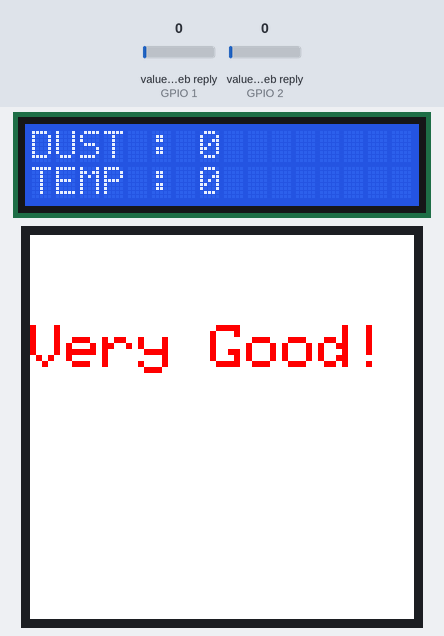
This sketch was run on a simulated ESP8266 (NodeMCU). Parts: 16×2 character LCD, 128×128 colour display. The inputs (shaded band) are chosen by the test bench; at power-on: value in the web reply (sensors on GPIO 1, GPIO 2) 0. WiFi joins after 1.5 s; servers stay silent unless stated; web services answer with replies made up by the test bench; what the sketch prints to the serial monitor is not drawn.

Above: at 1.5 s.
1.6 s: value in the web reply (sensor on GPIO 1) set to 50
At 3.7 s:
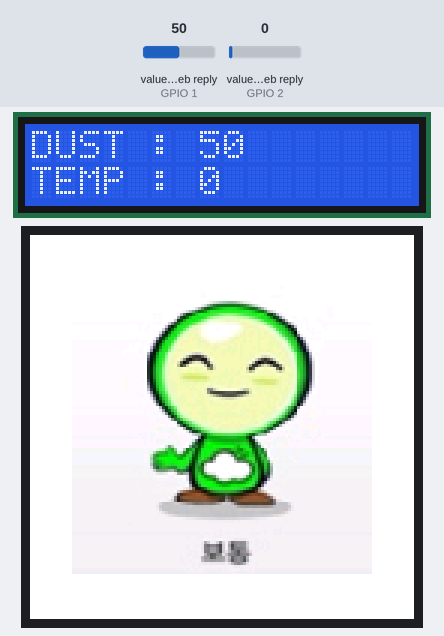
4.0 s: value in the web reply (sensor on GPIO 2) set to 2
At 5.5 s:
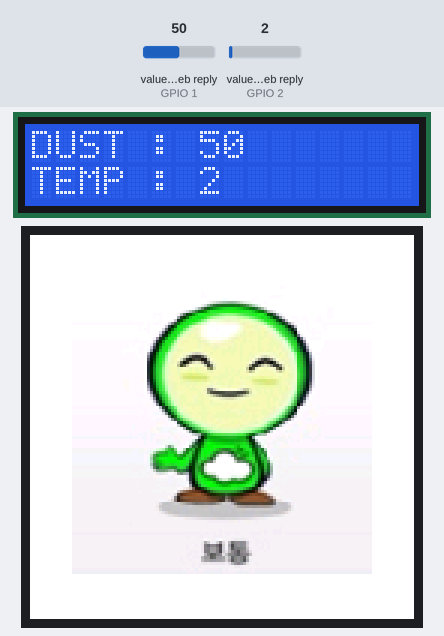
6.2 s: value in the web reply (sensor on GPIO 1) set to 33
At 7.5 s:
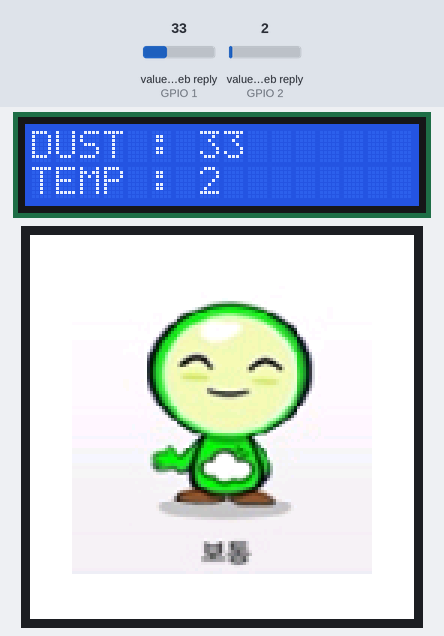
8.5 s: value in the web reply (sensor on GPIO 1) set to 29
At 10.3 s:
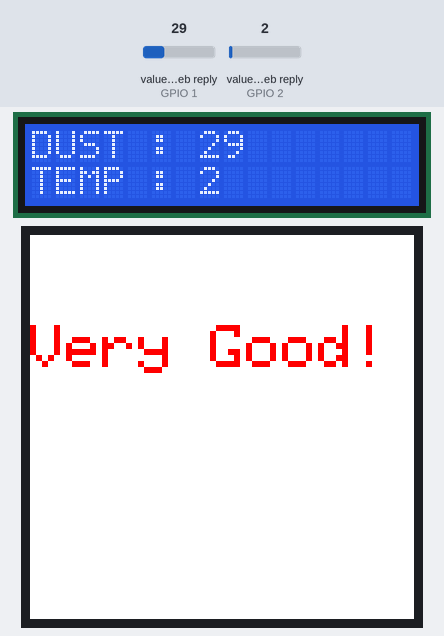
10.9 s: value in the web reply (sensor on GPIO 2) set to 25
At 12.1 s:
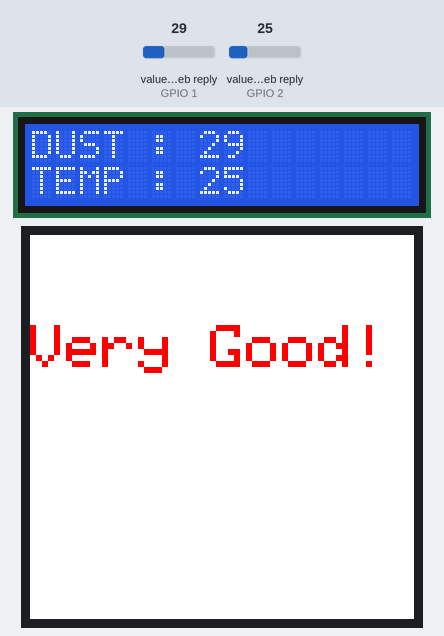
Timing chart, 0 to 13.9 s (numbered marks = the images above; inputs shaded):
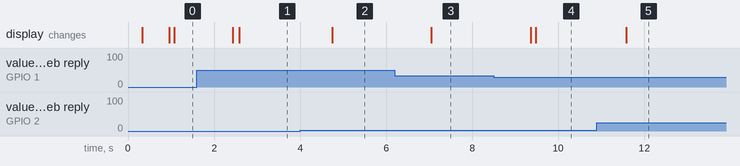

The sketch:

Center.ino
```cpp
#include "ThingSpeak.h" //클라우드 연동 include
#include <Wire.h>
#include <LiquidCrystal_I2C.h> //I2C LCD
#include "image.h" //bmp이미지를 image.h에 배열로 저장해놓고 include함
#include <Adafruit_GFX.h>    // 그래픽 라이브러리
#include <Adafruit_ST7735.h> // 이미지 불러오기위한 라이브러리
#include <SPI.h>

#define TFT_CS     15 //TFT방식 LCD사용하기 위한 변수 선언
#define TFT_RST    2
#define TFT_DC     0

#if defined(ARDUINO_AVR_YUN)
#include "YunClient.h"
YunClient client;
#else
#if defined(USE_WIFI101_SHIELD) || defined(ARDUINO_SAMD_MKR1000) || defined(ARDUINO_ARCH_ESP8266) || defined(ARDUINO_ARCH_ESP32)
// Use WiFi
#ifdef ARDUINO_ARCH_ESP8266
#include <ESP8266WiFi.h>
#elif defined(ARDUINO_ARCH_ESP32)
#include <WiFi.h>
#else
#include <SPI.h>
#include <WiFi101.h>
#endif
char *ssid = "AndroidHotspot2750";    //  사용하고자 하는 와이파이 이름
char *pass = "---password---";   // 와이파이 비밀번호 이름
int status = WL_IDLE_STATUS;
WiFiClient  client;
#elif defined(USE_ETHERNET_SHIELD)
// Use wired ethernet shield
#include <SPI.h>
#include <Ethernet.h>
byte mac[] = { 0xDE, 0xAD, 0xBE, 0xEF, 0xFE, 0xED};
EthernetClient client;
#endif
#endif

unsigned long myChannelNumber = 499591; //thigspeak 채널 번호
unsigned long youChannelNumber = 500008;

String voice = "";
String voice2;

LiquidCrystal_I2C lcd(0x3F, 16, 2); // 0x27 or 0x3F
Adafruit_ST7735 tft = Adafruit_ST7735(TFT_CS, TFT_DC, TFT_RST);

void setup() {

  Serial.begin(9600);
  delay(100);
#ifdef ARDUINO_AVR_YUN
  Bridge.begin();
#else
#if defined(ARDUINO_ARCH_ESP8266) || defined(USE_WIFI101_SHIELD) || defined(ARDUINO_SAMD_MKR1000) || defined(ARDUINO_ARCH_ESP32)
  WiFi.begin(ssid, pass);
#else
  Ethernet.begin(mac);
#endif
#endif

  ThingSpeak.begin(client);
  lcd.init(); // initialize the lcd
  lcd.backlight();
  tft.initR(INITR_144GREENTAB);
  tft.setTextWrap(false);
  tft.fillScreen(ST7735_WHITE);
}

void loop() {
  String voice;
  char cmd;
  if (Serial.available()) { //블루투스 통신이 들어오면
    int num = Serial.available(); // 전체길이를 num에 저장한다
    for (int i = 0; i < num; i++) {// 저장후 전체길이만큼 반복한다
      delay(10);
      cmd = (char)Serial.read(); //한바이트씩 cmd에 저장한다
      if (cmd == NULL) {
        break; //cmd값이 NULL일경우 루프문을 빠져나간다
      }
      voice += cmd; //한글값은 1바이트가 아니므로 voice에 cmd값을 추가적으로 더한다
    }
    voice2 = voice;
  }

  Serial.print(voice2);
  if (voice2 == "105호") { //스마트폰을통한 음성인식이 105호 일때
    int dust105 = ThingSpeak.readFloatField(youChannelNumber, 1); //thigspeak 자체 함수로서 채널의 첫번째 필드의 마지막 값을 읽어오는 역할을 한다.
    int temp105 = ThingSpeak.readFloatField(youChannelNumber, 2);
    lcd.clear();
    lcd.setCursor(0, 0);
    lcd.print("DUST : ");
    lcd.setCursor(7, 0);
    lcd.print(dust105);
    lcd.setCursor(11, 0);
    lcd.setCursor(0, 1);
    lcd.print("TEMP : ");
    lcd.setCursor(7, 1);
    lcd.print(temp105);
    delay(100);
          tft.fillScreen(ST7735_WHITE); //tftLCD화면을 하얀색으로 초기화한다
    if (31 > dust105) {
       tft.setCursor(0, 30);
      tft.setTextColor(ST7735_RED);
      tft.setTextSize(2);
      tft.println("Very Good!");
    }

    else if (80 >= dust105) {
      for (int i = 0; i < 100; i++) { //이미지 출력 하기위해 이중for문을 돌린다
        for (int j = 0; j < 100; j++) {
          tft.drawPixel(j + 14, i + 14, IMG_2[i * 100 + j]);
        }
      }
    }
    else if (150 >= dust105) {
      for (int i = 0; i < 100; i++) {
        for (int j = 0; j < 100; j++) {
          tft.drawPixel(j + 14, i + 14, IMG_3[i * 100 + j]);
        }
      }
    }
    else {
      tft.setCursor(0, 30);
      tft.setTextColor(ST7735_RED);
      tft.setTextSize(2);
      tft.println("Very Dangerous");
    }
  }
  else {
    int averagedust = ThingSpeak.readFloatField(myChannelNumber, 1);
    int averagetemp = ThingSpeak.readFloatField(myChannelNumber, 2);
    Serial.print("Dust is: ");
    Serial.println(averagedust);
    Serial.print("Temp is: ");
    Serial.println(averagetemp);
    lcd.clear();
    lcd.setCursor(0, 0);
    lcd.print("DUST : ");
    lcd.setCursor(7, 0);
    lcd.print(averagedust);
    lcd.setCursor(11, 0);
    lcd.setCursor(0, 1);
    lcd.print("TEMP : ");
    lcd.setCursor(7, 1);
    lcd.print(averagetemp);
    delay(100);
          tft.fillScreen(ST7735_WHITE);
    if (31 > averagedust) {
      tft.setCursor(0, 30);
      tft.setTextColor(ST7735_RED);
      tft.setTextSize(2);
      tft.println("Very Good!");
    }

    else if (80 >= averagedust) { //아두이노 변수선언을 하기위한 메모리 부족으로 인해 그림파일은 2개만 사용하고 나머지는 텍스트로 표현함
      for (int i = 0; i < 100; i++) {
        for (int j = 0; j < 100; j++) {
          tft.drawPixel(j + 14, i + 14, IMG_2[i * 100 + j]);
        }
      }
    }
    else if (150 >= averagedust) {
      for (int i = 0; i < 100; i++) {
        for (int j = 0; j < 100; j++) {
          tft.drawPixel(j + 14, i + 14, IMG_3[i * 100 + j]);
        }
      }
    }
    else {
      tft.setCursor(0, 30);
      tft.setTextColor(ST7735_RED);
      tft.setTextSize(2);
      tft.println("Very Dangerous");
    }
  }
  voice = ""; //한루프문 돌때마다 voice 초기화
}
```

Source omitted: image.h (data table, 210415 bytes)

Measured:
- the behaviour switches between 31 and 30 on value in the web reply (sensor on GPIO 1) (found by bisection; images 3 and 4)
- after the input at 1.6 s, the display: first changes after 0.83 s (image 1 shows a later state)
- after the input at 4.0 s, the display: changes after 0.74 s (image 2)
- after the input at 6.2 s, the display: changes after 0.85 s (image 3)
- after the input at 8.5 s, the display: first changes after 0.86 s (image 4 shows a later state)
- after the input at 10.9 s, the display: changes after 0.68 s (image 5)
